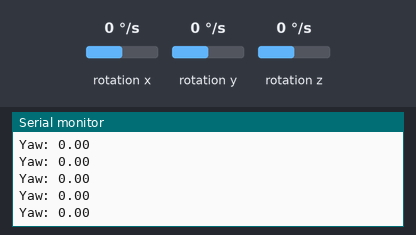
A sketch run on a simulated Arduino Uno, built with avr-gcc and run on an emulated ATmega328P. Parts: the last lines printed to the serial monitor. Wiring (inferred from the names in the program): MPU-6050 motion sensor at I2C address 0x68. The inputs (shaded band) are chosen by the test bench; at power-on: rotation z 0 °/s, rotation x 0 °/s, rotation y 0 °/s.

Above: at 5.1 s.
5.2 s: rotation z set to -192 °/s
At 5.27 s:
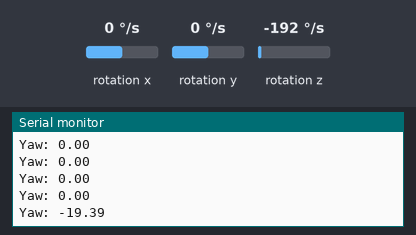
6.7 s: rotation z set to -100 °/s
At 6.79 s:
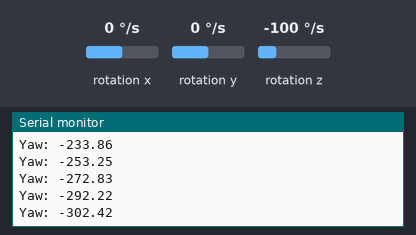
Timing chart, 0 to 9.7 s (numbered marks = the images above; inputs shaded):
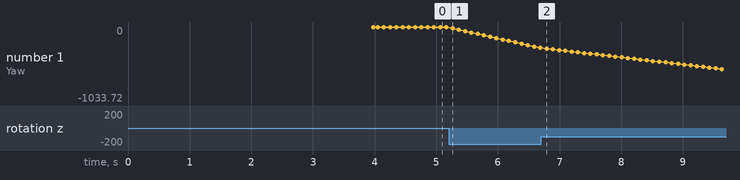

Measured:
- after the input at 5.2 s, the serial monitor: prints a new line after 0.07 s (image 1)
- plotted number 1: 0 → -292.22 after the input at 5.2 s

The sketch:

task10.5.ino
```cpp
#include <Wire.h>

// MPU6050 I2C address
const int MPU6050_ADDR = 0x68;
const int PWR_MGMT_1 = 0x6B;
const int GYRO_XOUT_H = 0x43;

// Variables to store raw gyro values
int16_t gyroX, gyroY, gyroZ;

// Variables to store processed gyro values
float yaw = 0;
float gyroXoffset = 0;

// Time management
unsigned long previousTime = 0;
float elapsedTime;

// Sensitivity scale factor for MPU6050 (250 degrees/second)
const float GYRO_SENSITIVITY = 131.0;

void setup() {
  Wire.begin();
  Serial.begin(9600);

  // Wake up the MPU6050
  Wire.beginTransmission(MPU6050_ADDR);
  Wire.write(PWR_MGMT_1);
  Wire.write(0);
  Wire.endTransmission(true);

  // Calibrate gyro (getting offsets)
  calibrateGyro();
}

void loop() {
  unsigned long currentTime = millis();
  elapsedTime = (currentTime - previousTime) / 1000.0; // Convert to seconds
  previousTime = currentTime;

  // Read raw gyro values
  readGyro();

  // Process gyro data to get yaw
  yaw += (gyroZ / GYRO_SENSITIVITY) * elapsedTime; // Integrate gyro to get yaw

  Serial.print("Yaw: ");
  Serial.println(yaw);
  delay(100); // Adjust as needed
}

void readGyro() {
  Wire.beginTransmission(MPU6050_ADDR);
  Wire.write(GYRO_XOUT_H);
  Wire.endTransmission(false);
  Wire.requestFrom(MPU6050_ADDR, 6, true);

  gyroX = Wire.read() << 8 | Wire.read();
  gyroY = Wire.read() << 8 | Wire.read();
  gyroZ = Wire.read() << 8 | Wire.read();

  // Adjusting gyro readings by subtracting the offset
  gyroZ -= gyroXoffset;
}

void calibrateGyro() {
  int16_t rawZ;
  const int numSamples = 1000;
  long sum = 0;

  Serial.println("Calibrating gyro...");
  for (int i = 0; i < numSamples; i++) {
    Wire.beginTransmission(MPU6050_ADDR);
    Wire.write(GYRO_XOUT_H);
    Wire.endTransmission(false);
    Wire.requestFrom(MPU6050_ADDR, 6, true);

    rawZ = Wire.read() << 8 | Wire.read();
    sum += rawZ;
    delay(3); // Allow time for sensor to stabilize
  }

  gyroXoffset = sum / numSamples;
  Serial.println("Gyro calibration completed.");
}
```
